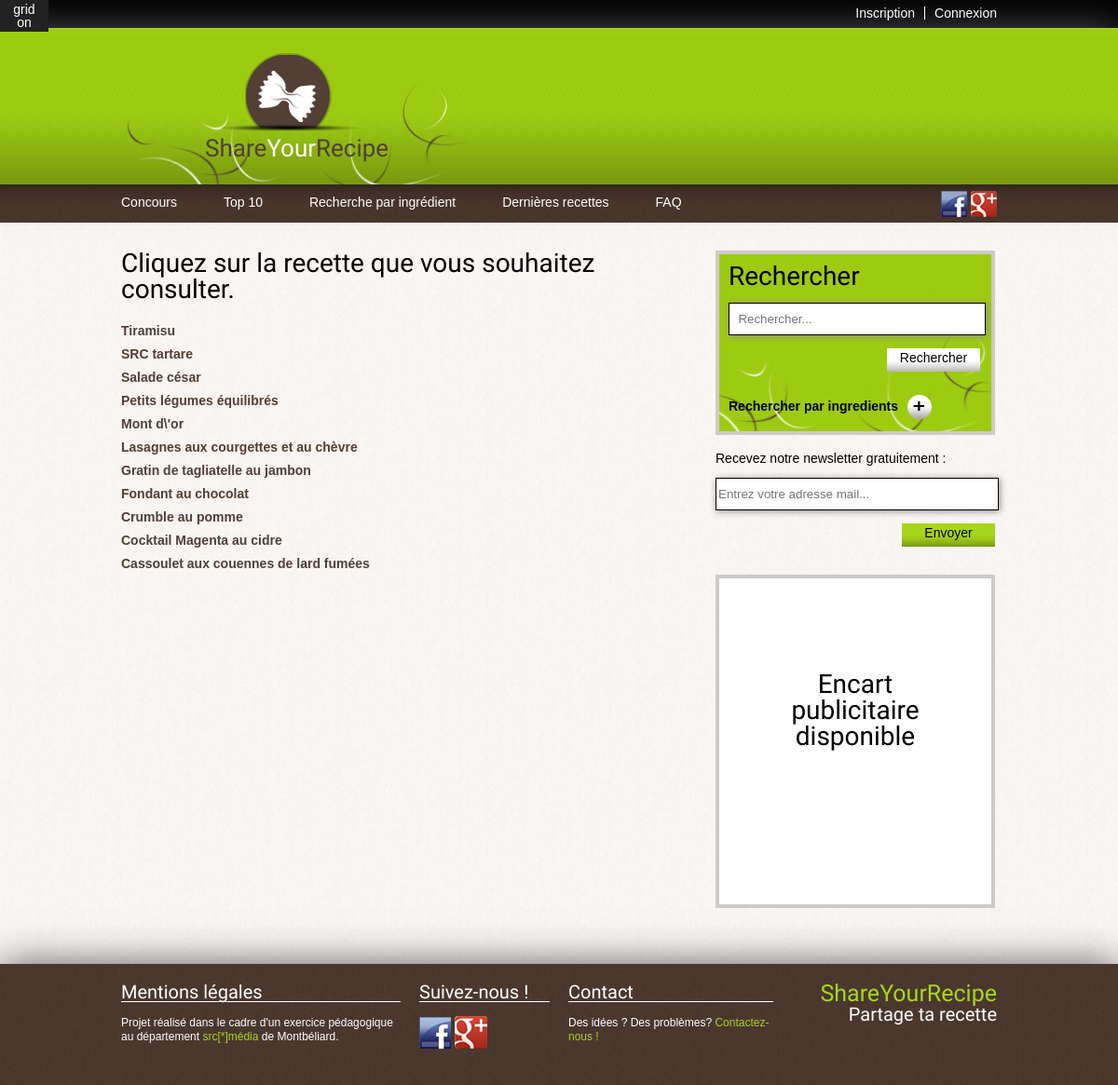
Page /connexion/recherche/index.php on the committed database.
### tables this page shows
CREATE TABLE IF NOT EXISTS `recette` (
  `ID_recette` int(11) NOT NULL auto_increment,
  `nom_recette` varchar(50) default NULL,
  `preparation` text,
  `conseil` varchar(255) default NULL,
  `qr_code` blob,
  `ID_pseudo` int(11) default NULL,
  PRIMARY KEY  (`ID_recette`),
  KEY `FK_RECETTE_ID_pseudo` (`ID_pseudo`)
);

### connexion/recherche/index.php (the view, shortened to what this page needs)
<?php
	include("projet_co_connect.inc");
    $dbc = monconnect($dbname, $dbhost, $login, $password);
	$nom = mysql_real_escape_string(htmlspecialchars($_POST['recherche']));
	$req = "select * from recette where nom_recette like '%$nom%' order by nom_recette DESC";
	$query = mysql_query($req, $dbc);
?>
<!DOCTYPE html>
<html>
<head>
		<link rel="stylesheet" type="text/css" href="../../css/style.css">
		<link href="../../css/reset.css" rel="stylesheet" type="text/css">
</head>
	<body name="menu">
            <?php include("header.php"); ?>
            <div class="content">
                <div class="inner">
					<div class="colGauche">
                    	<div class="contenuphpmembre">
							<?php
                                echo("<h2>Cliquez sur la recette que vous souhaitez consulter.</h2>");
                                while($ligne = mysql_fetch_assoc($query)) {
                                    $id_recette = $ligne['ID_recette'];
                                    $nom_recette = $ligne['nom_recette'];
                                    echo("<p><a href='affiche_recette.php?id_recette=$id_recette'>$nom_recette</a></p>");
                                }
                            ?>
                    	</div>
                    </div>
                    <div class="colDroite">
                            <div class="rechercher">
                            <div class="recherchefont">
                                <div class="texte">
                                    <h2>Rechercher</h2><br/>
                                    <form action="../recherche/index.php" method="post">
										<input type="text" name="recherche" Placeholder="  Rechercher..."/><br/><br/>
										<div class="bouton"><input type="submit" value="Rechercher"></div>
									</form>
                                    <a href="../recherche_ingredient/index.php"><p>Rechercher par ingredients  </p>	<img src="../../image-contenu/AjouterIngredient.png" width="26" height="26" alt="plus"></a>
                                </div>
                            </div>
                            </div>
                            <div class="newsletter1">
                                </p> Recevez notre newsletter gratuitement : <p><br>
								<form method="post" action="../../mail.php">
									<input type="text" name="mail" Placeholder="Entrez votre adresse mail..."  value="<?php echo($_COOKIE['mail_post']); ?>"/><br/><br/>
									<div class="bouton2"><input type="submit" value="Envoyer"></div>
								</form>
                            </div>
                            <div class="pub">
                                <div class="texte">
                                    <h2>Encart publicitaire disponible</h2><br/>
                                </div>
                            </div>
                     </div>
            	</div>
            </div>
            <footer>
              	<div class="inner">
                      <div class="mentionlegal">
                          <h4>Mentions légales</h4>
                          <p>Projet réalisé dans le cadre d'un exercice pédagogique au département <a href="http://src-media.com/" title="En savoir plus | src-media.com" target="_blank"> src[*]média</a> de Montbéliard.</p>
                      </div>
                     <div class="reseauxsociaux">
                       <h4>Suivez-nous !</h4>
                       <a href="http://www.facebook.com/pages/ShareYourRecipe/375510972489040" title="Nous rejoindre sur Facebook" target="_blank"><img src="../../image-contenu/Facebook.png" width="34" height="34"></a>
                       <a href="https://plus.google.com/u/1/105408455807828253834/posts" title="Nous rejoindre sur Google+" target="_blank"><img src="../../image-contenu/Google.png" width="35" height="35"> </a>
                     </div>
                     <div class="contact">
                          <h4>Contact</h4>
                          <p>Des idées ? Des problèmes? <a href="mailto:shareyourrecipe@gmail.com">Contactez-nous !</a></p>
                      </div>
                     <a href="#menu"><div class="titre">
                     	<p>ShareYourRecipe</p>
                     	<p>Partage ta recette</p>
                     </div></a>
                </div>
          	</footer>
</body>
</html>

### connexion/recherche/header.php (shortened to what this page needs)
<header>
	<div class="connect">
			<div class="inner">
			<div class="txtinscription">
			<?php if(!isset($_SESSION['login'])) { ?>
				<li class="inscription"><a href="../index.php"><span>Inscription</span></a></li>
				<li class="connection"><a href="../login.php"><span>Connexion</span></a></li>
			<?php } else { ?>
				<li class="connection"><a href="../espacemembre.php">Mon profil : <?php echo($pseudo);?></a></li>
				<li class="connection"><a href="../logout.php">Se déconnecter</a></li>
			<?php } ?>
			</div>
		</div>
	</div>
    <div class="banniere">
        <div class="inner">
             <a href="../../"> <hgroup>
                 <div class="titre">
                        <img src="../../image-contenu/logo.png" width="162" height="94" alt="ShareYourRecipe" />
                         <h1>Share<span id="your">Your</span>Recipe</h1>
                 </div>
              </hgroup></a>
         </div>
	</div>
    <div class="navcolor">
		<div class="inner">
			<nav>
				<li><a href="../concours/index.php"><span class="txtnous">Concours</span></a></li>
				<li><a href="../autre/index.php"><span class="txtplus">Top 10</span></a></li>
				<li><a href="../recherche_ingredient/index.php"><span class="txtFAQ">Recherche par ingrédient</span></a></li>
				<li><a href="../derniere_recette/index.php"><span class="txtplus">Dernières recettes</span></a></li>
				<li><a href="../../faq.php"><span class="txtFAQ">FAQ</span></a></li>
				<div class="HeaderReseauxSociaux">
                    <a href="http://www.facebook.com/pages/ShareYourRecipe/375510972489040" title="Nous rejoindre sur Facebook" target="_blank"><img src="../../image-contenu/FacebookH.png" width="28" height="28" alt="Google+"></a>
                    <a href="https://plus.google.com/u/1/105408455807828253834/posts" title="Nous rejoindre sur Google+" target="_blank"><img src="../../image-contenu/Google+H.png" width="28" height="28" alt="Google+"></a>
                </div>
			</nav>
		</div>
	</div>
</header>

### rows in the picture
recette: nom_recette "Tiramisu"
recette: nom_recette "SRC tartare"
recette: nom_recette "Salade césar"
recette: nom_recette "Petits légumes équilibrés"
recette: nom_recette "Mont d\\'or"
recette: nom_recette "Lasagnes aux courgettes et au chèvre"
recette: nom_recette "Gratin de tagliatelle au jambon"
recette: nom_recette "Fondant au chocolat"
recette: nom_recette "Crumble au pomme"
recette: nom_recette "Cocktail Magenta au cidre"
recette: nom_recette "Cassoulet aux couennes de lard fumées"
